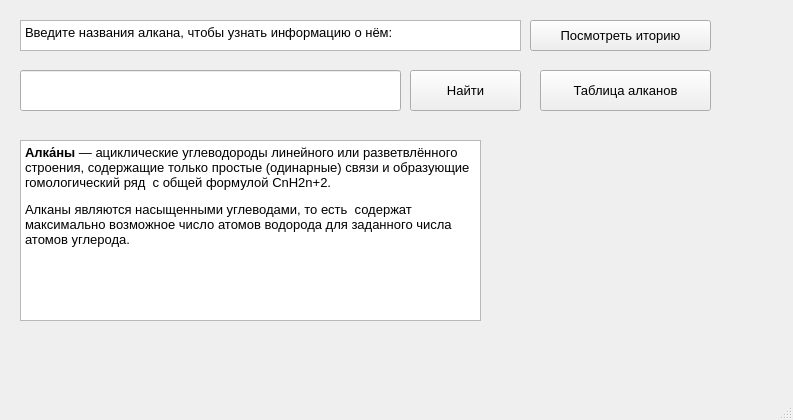
<?xml version="1.0" encoding="UTF-8"?>
<ui version="4.0">
 <class>MainWindow</class>
 <widget class="QMainWindow" name="MainWindow">
  <property name="geometry">
   <rect>
    <x>0</x>
    <y>0</y>
    <width>793</width>
    <height>420</height>
   </rect>
  </property>
  <property name="font">
   <font>
    <pointsize>10</pointsize>
   </font>
  </property>
  <property name="windowTitle">
   <string>Алканы</string>
  </property>
  <widget class="QWidget" name="centralwidget">
   <widget class="QPushButton" name="ButtonBeginning">
    <property name="geometry">
     <rect>
      <x>410</x>
      <y>70</y>
      <width>111</width>
      <height>41</height>
     </rect>
    </property>
    <property name="text">
     <string>Найти</string>
    </property>
   </widget>
   <widget class="QTextEdit" name="textEdit">
    <property name="geometry">
     <rect>
      <x>20</x>
      <y>20</y>
      <width>501</width>
      <height>31</height>
     </rect>
    </property>
    <property name="html">
     <string>&lt;!DOCTYPE HTML PUBLIC &quot;-//W3C//DTD HTML 4.0//EN&quot; &quot;http://www.w3.org/TR/REC-html40/strict.dtd&quot;&gt;
&lt;html&gt;&lt;head&gt;&lt;meta name=&quot;qrichtext&quot; content=&quot;1&quot; /&gt;&lt;style type=&quot;text/css&quot;&gt;
p, li { white-space: pre-wrap; }
&lt;/style&gt;&lt;/head&gt;&lt;body style=&quot; font-family:'MS Shell Dlg 2'; font-size:10pt; font-weight:400; font-style:normal;&quot;&gt;
&lt;p style=&quot; margin-top:0px; margin-bottom:0px; margin-left:0px; margin-right:0px; -qt-block-indent:0; text-indent:0px;&quot;&gt;Введите названия алкана, чтобы узнать информацию о нём:&lt;/p&gt;&lt;/body&gt;&lt;/html&gt;</string>
    </property>
   </widget>
   <widget class="QTextEdit" name="textEdit_2">
    <property name="geometry">
     <rect>
      <x>20</x>
      <y>140</y>
      <width>461</width>
      <height>181</height>
     </rect>
    </property>
    <property name="html">
     <string>&lt;!DOCTYPE HTML PUBLIC &quot;-//W3C//DTD HTML 4.0//EN&quot; &quot;http://www.w3.org/TR/REC-html40/strict.dtd&quot;&gt;
&lt;html&gt;&lt;head&gt;&lt;meta name=&quot;qrichtext&quot; content=&quot;1&quot; /&gt;&lt;style type=&quot;text/css&quot;&gt;
p, li { white-space: pre-wrap; }
&lt;/style&gt;&lt;/head&gt;&lt;body style=&quot; font-family:'MS Shell Dlg 2'; font-size:10pt; font-weight:400; font-style:normal;&quot;&gt;
&lt;p style=&quot; margin-top:0px; margin-bottom:0px; margin-left:0px; margin-right:0px; -qt-block-indent:0; text-indent:0px;&quot;&gt;&lt;span style=&quot; font-weight:600;&quot;&gt;Алка́ны&lt;/span&gt; — ациклические углеводороды линейного или разветвлённого строения, содержащие только простые (одинарные) связи и образующие гомологический ряд  с общей формулой CnH2n+2. &lt;/p&gt;
&lt;p style=&quot; margin-top:12px; margin-bottom:12px; margin-left:0px; margin-right:0px; -qt-block-indent:0; text-indent:0px;&quot;&gt;Алканы являются насыщенными углеводами, то есть  содержат максимально возможное число атомов водорода для заданного числа атомов углерода. &lt;/p&gt;&lt;/body&gt;&lt;/html&gt;</string>
    </property>
   </widget>
   <widget class="QLineEdit" name="VvodAlkana">
    <property name="geometry">
     <rect>
      <x>20</x>
      <y>70</y>
      <width>381</width>
      <height>41</height>
     </rect>
    </property>
    <property name="text">
     <string/>
    </property>
   </widget>
   <widget class="QLabel" name="neoPentan">
    <property name="geometry">
     <rect>
      <x>620</x>
      <y>130</y>
      <width>121</width>
      <height>71</height>
     </rect>
    </property>
    <property name="text">
     <string/>
    </property>
    <property name="pixmap">
     <pixmap>metan.png</pixmap>
    </property>
    <property name="scaledContents">
     <bool>true</bool>
    </property>
   </widget>
   <widget class="QLabel" name="propan">
    <property name="geometry">
     <rect>
      <x>490</x>
      <y>130</y>
      <width>121</width>
      <height>81</height>
     </rect>
    </property>
    <property name="text">
     <string/>
    </property>
    <property name="pixmap">
     <pixmap>propane.png</pixmap>
    </property>
    <property name="scaledContents">
     <bool>true</bool>
    </property>
   </widget>
   <widget class="QLabel" name="gifka">
    <property name="geometry">
     <rect>
      <x>520</x>
      <y>230</y>
      <width>221</width>
      <height>101</height>
     </rect>
    </property>
    <property name="text">
     <string/>
    </property>
    <property name="pixmap">
     <pixmap>eten.gif</pixmap>
    </property>
    <property name="scaledContents">
     <bool>true</bool>
    </property>
   </widget>
   <widget class="QPushButton" name="watching_history">
    <property name="geometry">
     <rect>
      <x>530</x>
      <y>20</y>
      <width>181</width>
      <height>31</height>
     </rect>
    </property>
    <property name="text">
     <string>Посмотреть иторию</string>
    </property>
   </widget>
   <widget class="QPushButton" name="TableButton">
    <property name="geometry">
     <rect>
      <x>540</x>
      <y>70</y>
      <width>171</width>
      <height>41</height>
     </rect>
    </property>
    <property name="text">
     <string>Таблица алканов</string>
    </property>
   </widget>
  </widget>
  <widget class="QMenuBar" name="menubar">
   <property name="geometry">
    <rect>
     <x>0</x>
     <y>0</y>
     <width>793</width>
     <height>29</height>
    </rect>
   </property>
  </widget>
  <widget class="QStatusBar" name="statusbar"/>
 </widget>
 <resources/>
 <connections/>
</ui>
